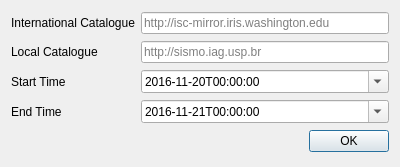
<?xml version="1.0" encoding="UTF-8"?>
<ui version="4.0">
 <class>SelectionDialog</class>
 <widget class="QDialog" name="SelectionDialog">
  <property name="geometry">
   <rect>
    <x>0</x>
    <y>0</y>
    <width>400</width>
    <height>167</height>
   </rect>
  </property>
  <property name="windowTitle">
   <string>Select Catalogue</string>
  </property>
  <layout class="QGridLayout" name="gridLayout">
   <item row="0" column="0">
    <widget class="QLabel" name="label_3">
     <property name="text">
      <string>International Catalogue</string>
     </property>
    </widget>
   </item>
   <item row="0" column="1">
    <widget class="QLineEdit" name="int_cat_input">
     <property name="text">
      <string/>
     </property>
     <property name="placeholderText">
      <string>http://isc-mirror.iris.washington.edu</string>
     </property>
    </widget>
   </item>
   <item row="1" column="0">
    <widget class="QLabel" name="label_4">
     <property name="text">
      <string>Local Catalogue</string>
     </property>
    </widget>
   </item>
   <item row="1" column="1">
    <widget class="QLineEdit" name="oth_cat_input">
     <property name="placeholderText">
      <string>http://sismo.iag.usp.br</string>
     </property>
    </widget>
   </item>
   <item row="2" column="0">
    <widget class="QLabel" name="label">
     <property name="text">
      <string>Start Time</string>
     </property>
    </widget>
   </item>
   <item row="2" column="1">
    <widget class="QDateTimeEdit" name="starttime">
     <property name="dateTime">
      <datetime>
       <hour>0</hour>
       <minute>0</minute>
       <second>0</second>
       <year>2016</year>
       <month>11</month>
       <day>20</day>
      </datetime>
     </property>
     <property name="time">
      <time>
       <hour>0</hour>
       <minute>0</minute>
       <second>0</second>
      </time>
     </property>
     <property name="displayFormat">
      <string>yyyy-MM-ddThh:mm:ss</string>
     </property>
     <property name="calendarPopup">
      <bool>true</bool>
     </property>
     <property name="timeSpec">
      <enum>Qt::UTC</enum>
     </property>
    </widget>
   </item>
   <item row="3" column="0">
    <widget class="QLabel" name="label_2">
     <property name="frameShape">
      <enum>QFrame::NoFrame</enum>
     </property>
     <property name="frameShadow">
      <enum>QFrame::Plain</enum>
     </property>
     <property name="midLineWidth">
      <number>1</number>
     </property>
     <property name="text">
      <string>End Time</string>
     </property>
    </widget>
   </item>
   <item row="3" column="1">
    <widget class="QDateTimeEdit" name="endtime">
     <property name="dateTime">
      <datetime>
       <hour>0</hour>
       <minute>0</minute>
       <second>0</second>
       <year>2016</year>
       <month>11</month>
       <day>21</day>
      </datetime>
     </property>
     <property name="date">
      <date>
       <year>2016</year>
       <month>11</month>
       <day>21</day>
      </date>
     </property>
     <property name="displayFormat">
      <string>yyyy-MM-ddThh:mm:ss</string>
     </property>
     <property name="calendarPopup">
      <bool>true</bool>
     </property>
     <property name="timeSpec">
      <enum>Qt::UTC</enum>
     </property>
    </widget>
   </item>
   <item row="4" column="0" colspan="2">
    <widget class="QDialogButtonBox" name="buttonBox">
     <property name="orientation">
      <enum>Qt::Horizontal</enum>
     </property>
     <property name="standardButtons">
      <set>QDialogButtonBox::Ok</set>
     </property>
    </widget>
   </item>
  </layout>
 </widget>
 <resources/>
 <connections>
  <connection>
   <sender>buttonBox</sender>
   <signal>accepted()</signal>
   <receiver>SelectionDialog</receiver>
   <slot>accept()</slot>
   <hints>
    <hint type="sourcelabel">
     <x>248</x>
     <y>254</y>
    </hint>
    <hint type="destinationlabel">
     <x>157</x>
     <y>274</y>
    </hint>
   </hints>
  </connection>
  <connection>
   <sender>buttonBox</sender>
   <signal>rejected()</signal>
   <receiver>SelectionDialog</receiver>
   <slot>reject()</slot>
   <hints>
    <hint type="sourcelabel">
     <x>316</x>
     <y>260</y>
    </hint>
    <hint type="destinationlabel">
     <x>286</x>
     <y>274</y>
    </hint>
   </hints>
  </connection>
 </connections>
</ui>
